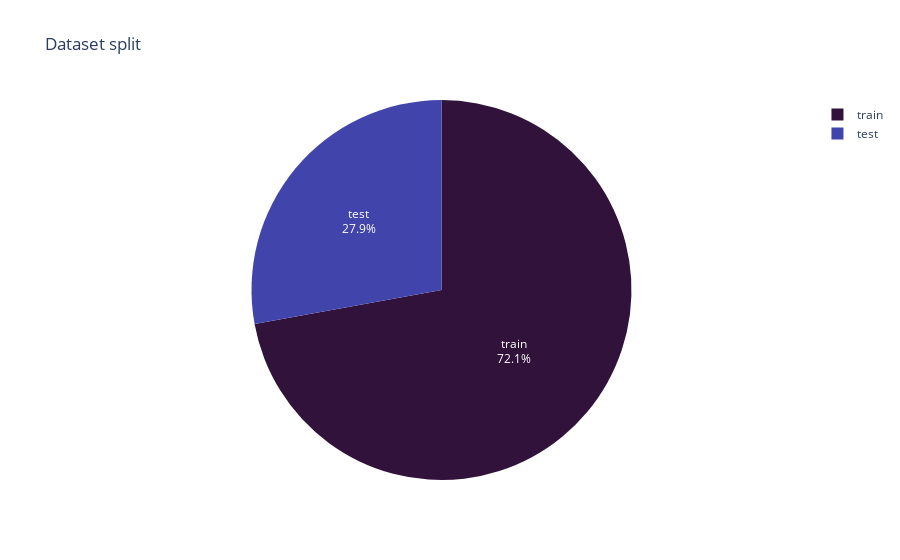

Here is the notebook cell this chart was saved with:
### Code cell
fig = px.pie(annotations_df, names="split", title="Dataset split", color_discrete_sequence=px.colors.sequential.Turbo)
fig.update_traces(textposition="inside", textinfo="percent+label")
fig.show()

### Figure 1 — Plotly figure (JSON) as saved in the notebook; plotly's stock layout.template omitted (floating-point values rounded to 4 significant figures; data arrays with more than 128 entries replaced by an {"elided": "..."} marker saying what was removed)
{"data": [{"domain": {"x": [0, 1], "y": [0, 1]}, "hovertemplate": "split=%{label}<extra></extra>", "labels": {"elided": "1202 str values"}, "legendgroup": "", "name": "", "showlegend": true, "textinfo": "percent+label", "textposition": "inside", "type": "pie"}], "layout": {"legend": {"tracegroupgap": 0}, "piecolorway": ["#30123b", "#4145ab", "#4675ed", "#39a2fc", "#1bcfd4", "#24eca6", "#61fc6c", "#a4fc3b", "#d1e834", "#f3c63a", "#fe9b2d", "#f36315", "#d93806", "#b11901", "#7a0402"], "title": {"text": "Dataset split"}}}
